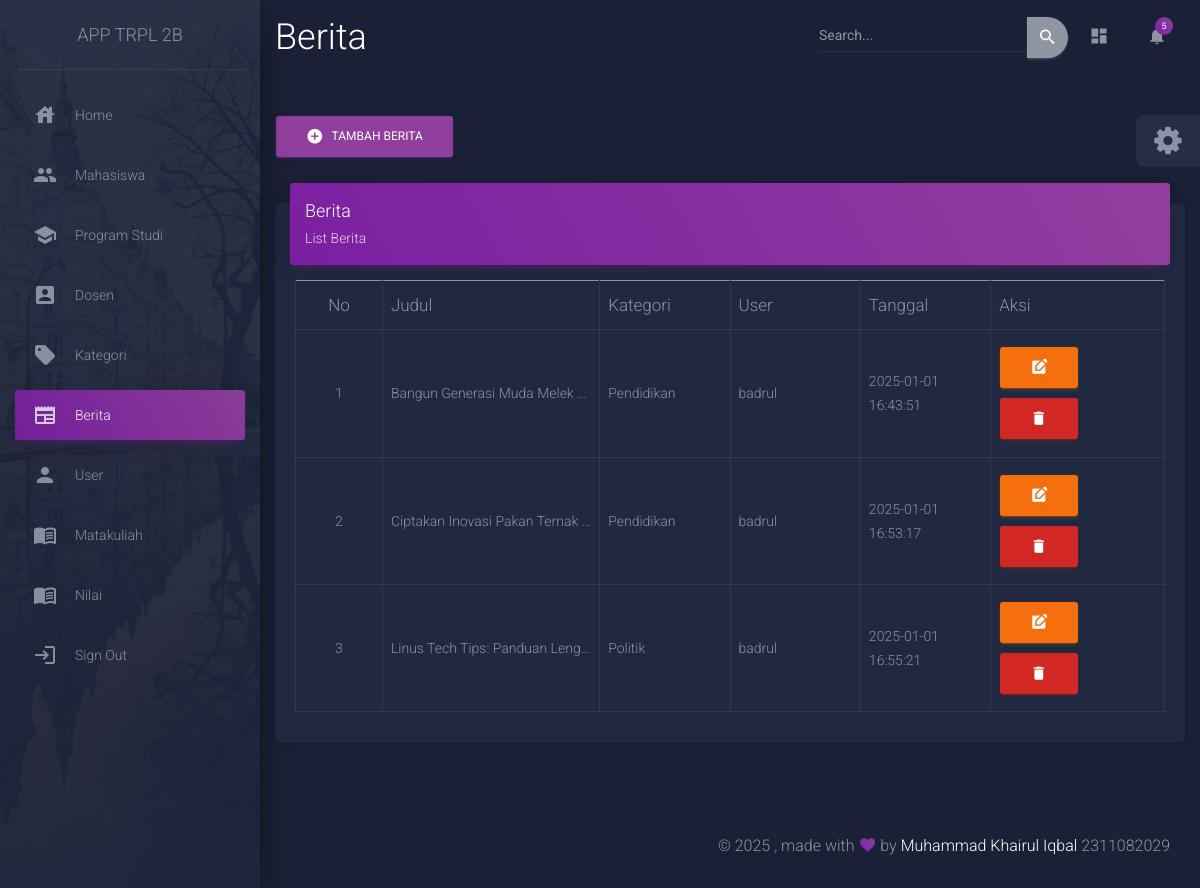
The page /admin/index.php?p=berita (signed in) on the database its author committed.
### tables this page shows
CREATE TABLE `berita` (
  `id` int(11) NOT NULL,
  `user_id` int(11) NOT NULL,
  `kategori_id` int(11) NOT NULL,
  `judul_berita` varchar(100) NOT NULL,
  `file_upload` varchar(100) NOT NULL,
  `isi_berita` text NOT NULL,
  `date_created` timestamp NOT NULL DEFAULT current_timestamp()
);

CREATE TABLE `kategori` (
  `id` int(11) NOT NULL,
  `nama_kategori` varchar(50) NOT NULL
);

CREATE TABLE `user` (
  `id` int(11) NOT NULL,
  `full_name` varchar(50) NOT NULL,
  `email` varchar(35) NOT NULL,
  `password` varchar(50) NOT NULL,
  `level` varchar(20) NOT NULL
);

### admin/berita.php (the view, shortened to what this page needs)
<?php
include '../koneksi.php';
$aksi = isset($_GET['aksi']) ? $_GET['aksi'] : 'list';
switch ($aksi) {
    case 'list':
?>
        <a href="index.php?p=berita&aksi=input" class="btn btn-primary my-3">
            <i class="material-icons me-2">add_circle</i>Tambah Berita
        </a>
        <div class="row">
            <div class="col-md-12">
                <div class="card">
                    <div class="card-header card-header-primary">
                        <h4 class="card-title">Berita</h4>
                        <p class="card-category">List Berita</p>
                    </div>
                    <div class="card-body">
                        <div class="table-responsive">
                            <table id="example" class="table table-bordered">
                                <thead>
                                    <tr>
                                        <th class="text-center">No</th>
                                        <th style="width: 25%;">Judul</th>
                                        <th style="width: 15%;">Kategori</th>
                                        <th style="width: 15%;">User</th>
                                        <th class="text-left" style="width: 15%;">Tanggal</th>
                                        <th style="width: 20%;">Aksi</th>
                                    </tr>
                                </thead>
                                <tbody>
                                    <?php
                                    $ambil = mysqli_query($db, "SELECT *,berita.id AS berita_id FROM berita JOIN kategori ON berita.kategori_id = kategori.id JOIN user ON berita.user_id = user.id");
                                    $no = 1;
                                    while ($data_brt = mysqli_fetch_array($ambil)) {
                                    ?>
                                        <tr>
                                            <td class="text-center"><?php echo $no ?></td>
                                            <td class="text-truncate" style="max-width: 200px;"><?= $data_brt['judul_berita'] ?></td>
                                            <td><?= $data_brt['nama_kategori'] ?></td>
                                            <td><?= $data_brt['full_name'] ?></td>
                                            <td class="text-left"><?= $data_brt['date_created'] ?></td>
                                            <td>
                                                <a href="index.php?p=berita&aksi=edit&id_edit=<?= $data_brt['berita_id'] ?>" class="btn btn-warning"><i class="material-icons">edit_square</i></a>
                                                <a href="proses_berita.php?proses=delete&id_hapus=<?= $data_brt['berita_id'] ?>&file=<?= $data_brt['file_upload'] ?>" class="btn btn-danger" onclick="return confirm('Yakin akan menghapus data?')"><i class="material-icons">delete</i></a>
                                            </td>
                                        </tr>
                                    <?php
                                        $no++;
                                    }
                                    ?>
                                </tbody>
                            </table>
                        </div>
                    </div>
                </div>
            </div>
        </div>
    <?php
        break;
    ?>
<?php
}
?>

### admin/index.php (style rules this page uses)
th, td { background: inherit !important; }

### rows shown on the page
berita: judul_berita "Bangun Generasi Muda Melek…", kategori.nama_kategori "Pendidikan", user.full_name "badrul", date_created "2025-01-01 16:43:51"
berita: judul_berita "Ciptakan Inovasi Pakan Ternak…", kategori.nama_kategori "Pendidikan", user.full_name "badrul", date_created "2025-01-01 16:53:17"
berita: judul_berita "Linus Tech Tips: Panduan Leng…", kategori.nama_kategori "Politik", user.full_name "badrul", date_created "2025-01-01 16:55:21"
